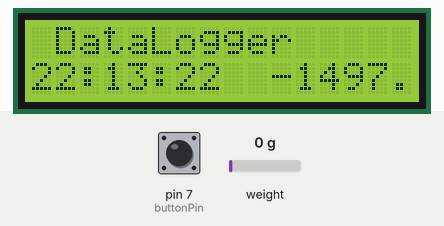
This sketch was run on a simulated Arduino Uno, built with avr-gcc and run on an emulated ATmega328P. On the bench: 16×2 character LCD. Inputs (shaded band) come from the test bench; at power-on: pin 7 (buttonPin) HIGH, weight on the scale 0 g. The local clock reads 2024-03-15 10:24:30 at power-on unless the sketch sets it; storage starts empty; what the sketch prints to the serial monitor is not drawn.

Above: at 3.3 s.
3.4 s: pin 7 (buttonPin) pulled LOW for 3 s
At 7.1 s:
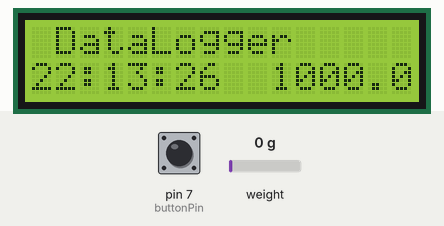
11.2 s: weight on the scale set to 100 g
At 14.3 s:
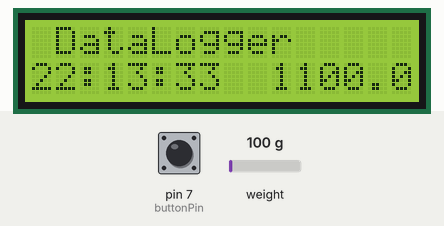
18.2 s: weight on the scale set to 1250 g
At 21.5 s:
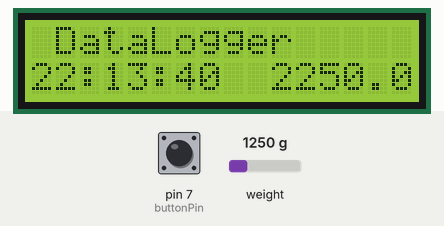
25.3 s: pin 7 (buttonPin) pulled LOW for 3 s
At 28.7 s:
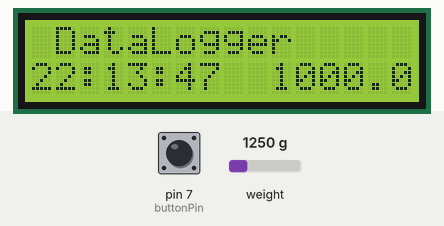
32.3 s: weight on the scale set to 3750 g
At 34.7 s:
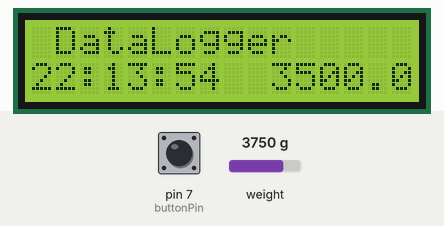
Timing chart, 0 to 36.2 s (numbered marks = the images above; inputs shaded):
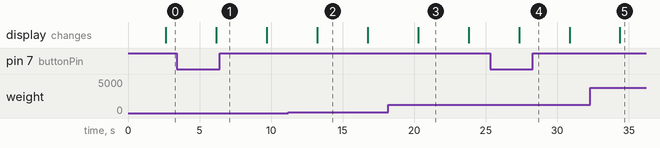

Measured:
- what the display in image 2 shows lasts 3.6 s, from 13.2 s to 16.8 s

The sketch:

FilamentScale_NANO_SD_RTC_HX_LCD.ino
```cpp
// (licence header left out)
#include <SPI.h>
#include <SD.h>
#include <Wire.h>
#include "HX711.h"

// HX711 circuit wiring
const int LOADCELL_DOUT_PIN = 9;
const int LOADCELL_SCK_PIN = 8;
const int buttonPin = 7; // digital input pin 7 for button
bool buttonPressed = false;
HX711 scale;

#include <LiquidCrystal_I2C.h>
// Set the LCD address to 0x27 for a 16 chars and 2 line display
LiquidCrystal_I2C lcd(0x27, 16, 2);

#include "RTClib.h"
RTC_DS1307 RTC; // define the Real Time Clock object

// for the data logging shield, we use digital pin 10 for the SD cs line
const int SD_CS = 10;

// the logging file
File logfile;

String CSVline;
String header = "date,time,remainingWeight";

const unsigned long writeInterval = 1200000 ; //v 20 minutes in miliseconds
unsigned long lastWriteTime = 0; // Store the last write time

void error(char *str) {
    Serial.print("error: ");
    Serial.println(str);
    while (1); // Loop forever on error
}

void setup() {
    Serial.begin(9600);
    Serial.println("Serial OK");

    pinMode(buttonPin, INPUT);

    // Initialize the SD card
    Serial.print("Initializing SD card...");
    pinMode(SD_CS, OUTPUT);

    // see if the card is present and can be initialized:
    if (!SD.begin(SD_CS)) {
        error("Card failed, or not present");
    }
    Serial.println("card initialized.");


    // Connect to RTC
    Wire.begin();
    if (!RTC.begin()) {
        Serial.println("RTC failed");
    } else {
        Serial.println("RTC OK");
        RTC.adjust(DateTime(F(__DATE__), F(__TIME__)));  // Sync RTC time to compile time
    }

    lcd.begin();
    lcd.backlight();
    lcd.setCursor(0, 0);
    lcd.print("                ");
    lcd.setCursor(1, 0);
    lcd.print("DataLogger");
    lcd.setCursor(1, 1);
    lcd.print("(c) ChB 2024");

    Serial.println("Initializing the scale");

    // Initialize library with data output pin, clock input pin and gain factor.
    scale.begin(LOADCELL_DOUT_PIN, LOADCELL_SCK_PIN);
    scale.set_scale(437.f); // this value is obtained by calibrating the scale with known weights
    delay(2000);
}

void loop() {
    static float errorValue = 1017+480.04;
    static float targetWeight = 0;
    static float currentWeight = 0;
    static bool buttonPressed = false;
    static float remainingWeight = 0;
    static bool buttonState = false;
    static bool lastButtonState = false;

    int value = digitalRead(buttonPin);
    buttonState = (value == 0); // Button pressed when LOW

    if (buttonState && !lastButtonState) {
        buttonPressed = true; // Set flag when button is pressed
        targetWeight = 1000.0 +(1000-currentWeight); // Set target weight to 1000 when button is pressed
        Serial.print("buttonPressed: ");
        Serial.println(targetWeight);
    }

    lastButtonState = buttonState; // Update lastButtonState
    currentWeight = scale.get_units(5) - errorValue;
    if (buttonPressed) {
        remainingWeight = targetWeight - (1000 - currentWeight);
      } else {
        remainingWeight = currentWeight; // Show current weight when button hasn't been pressed
      }
    Serial.print("Measured Weight:");
    Serial.println(remainingWeight);
    // Fetch the time
    DateTime now = RTC.now();


    // Create the filename using the current date
    String filename = "";
    filename += String(now.day(), DEC);
    filename += String(now.month(), DEC);
    filename += String(now.year(), DEC) + ".csv";
    //Serial.print("Generated Filename: ");
    //Serial.println(filename);  // Print the full filename to the serial monitor


    // Print time to Serial
    Serial.print(now.hour());
    Serial.print(":");
    Serial.print(now.minute());
    Serial.print(":");
    Serial.println(now.second());

    // Display time on LCD
    lcd.setCursor(0, 1);
    lcd.print(now.hour());
    lcd.print(":");
    lcd.print(now.minute());
    lcd.print(":");
    lcd.print(now.second());

    lcd.setCursor(9, 1);
    lcd.print("       ");
    lcd.setCursor(10, 1);
    lcd.print(remainingWeight, 1);

    // Check if 20 minutes have passed
    unsigned long currentMillis = millis();
    if (currentMillis - lastWriteTime >= writeInterval) {
        // Write to SD card
        Serial.println("WritingData to SD Card:");
        logfile = SD.open(filename, FILE_WRITE); // Open the file for writing
        if (logfile) {
            logfile.print(now.hour());
            logfile.print(":");
            logfile.print(now.minute());
            logfile.print(":");
            logfile.print(now.second());
            logfile.print(",");
            logfile.print(remainingWeight);
            logfile.println();
            logfile.close(); // Close the file
            Serial.println("Data written to file.");
        } else {
            Serial.println("Error opening file!");
        }
        lastWriteTime = currentMillis; // Update the last write time
    }

    delay(3000); // Delay for readability
}
```
